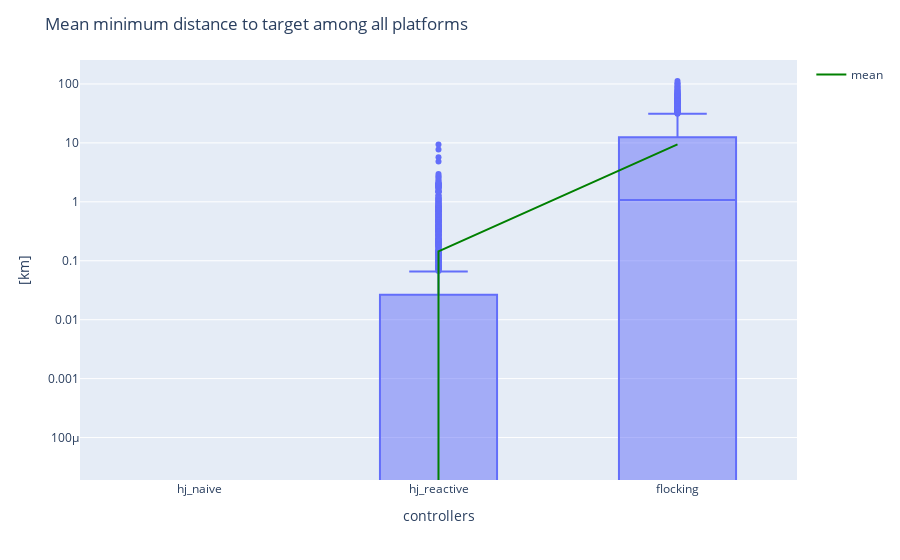

Source (notebook cell):
### Markdown cell above
+ Mean minimum distance to target among all platforms km

### Code cell
mean_min_dist_dict = {"hj_naive": Distance(deg=metrics_hj_naive["Mean minimum distance to target among all platforms in deg"]).km,
                      "hj_reactive": Distance(deg=metrics_hj_reactive["Mean minimum distance to target among all platforms in deg"]).km,
                      "flocking":Distance(deg=metrics_hj_flocking["Mean minimum distance to target among all platforms in deg"]).km}
idx_list = []
mean_min_dist_df = pd.DataFrame(mean_min_dist_dict)
fig_min_dist = px.box(mean_min_dist_df, log_y=True)
mean_trace = go.Scatter(
    x=mean_min_dist_df.columns,
    y=mean_min_dist_df.mean(),
    mode='lines',
    line=dict(color='green', width=2),
    showlegend=True,
    name="mean"
)
fig_min_dist.add_trace(mean_trace)
# Add custom x and y labels
fig_min_dist.update_layout(
    xaxis_title="controllers",
    yaxis_title=" [km]",
    title = {'text': "Mean minimum distance to target among all platforms"}
)
fig_min_dist.show()

### Figure 1 — Plotly figure (JSON) as saved in the notebook; plotly's stock layout.template omitted (floating-point values rounded to 4 significant figures; data arrays with more than 128 entries replaced by an {"elided": "..."} marker saying what was removed)
{"data": [{"alignmentgroup": "True", "hovertemplate": "variable=%{x}<br>value=%{y}<extra></extra>", "legendgroup": "", "marker": {"color": "#636efa"}, "name": "", "notched": false, "offsetgroup": "", "orientation": "v", "showlegend": false, "type": "box", "x": {"elided": "3153 str values"}, "x0": " ", "xaxis": "x", "y": {"elided": "3153 float values"}, "y0": " ", "yaxis": "y"}, {"line": {"color": "green", "width": 2}, "mode": "lines", "name": "mean", "showlegend": true, "type": "scatter", "x": ["hj_naive", "hj_reactive", "flocking"], "y": [0, 0.1441, 9.464]}], "layout": {"boxmode": "group", "legend": {"tracegroupgap": 0}, "margin": {"t": 60}, "title": {"text": "Mean minimum distance to target among all platforms"}, "xaxis": {"anchor": "y", "domain": [0, 1], "title": {"text": "controllers"}}, "yaxis": {"anchor": "x", "domain": [0, 1], "title": {"text": " [km]"}, "type": "log"}}}
